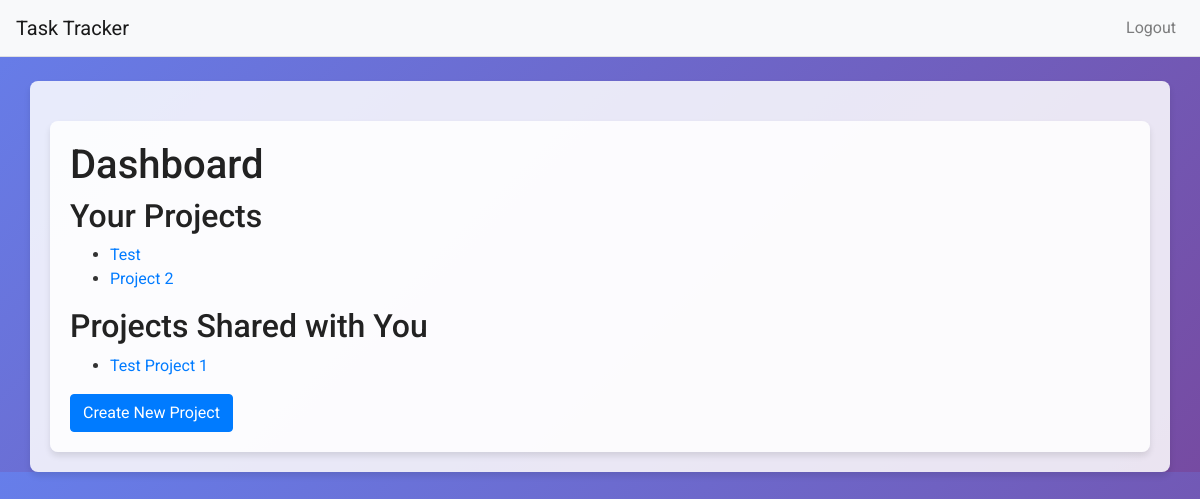
The app's page / (signed in) with its own data.
### app.py (models this page shows)
class Project(db.Model):
    id = db.Column(db.Integer, primary_key=True)
    name = db.Column(db.String(150), nullable=False)
    description = db.Column(db.Text)
    owner_id = db.Column(db.Integer, db.ForeignKey('user.id'), nullable=False)
    tasks = db.relationship('Task', backref='project', lazy=True)
    shared_users = db.relationship('User', secondary=project_shares, backref=db.backref('projects_shared_with', lazy='dynamic'))

### app.py (the view)
@app.route('/')
@login_required
def dashboard():
    owned_projects = Project.query.filter_by(owner_id=current_user.id).all()
    shared_projects = current_user.shared_projects
    return render_template('dashboard.html', owned_projects=owned_projects, shared_projects=shared_projects)

### app.py (called while the page is built)
@login_manager.user_loader
def load_user(user_id):
    return User.query.get_or_404(int(user_id))

### templates/dashboard.html
{% extends "base.html" %}
{% block content %}
<div class="container">
   <h1>Dashboard</h1>
   <h2>Your Projects</h2>
   {% if owned_projects %}
       <ul>
           {% for project in owned_projects %}
           <li><a href="{{ url_for('project_detail', project_id=project.id) }}">{{ project.name }}</a></li>
           {% endfor %}
       </ul>
   {% else %}
       <p>You have no projects yet.</p>
   {% endif %}
   <h2>Projects Shared with You</h2>
   {% if shared_projects %}
       <ul>
           {% for project in shared_projects %}
           <li><a href="{{ url_for('project_detail', project_id=project.id) }}">{{ project.name }}</a></li>
           {% endfor %}
       </ul>
   {% else %}
       <p>No projects have been shared with you yet.</p>
   {% endif %}
   <a href="{{ url_for('create_project') }}" class="btn btn-primary">Create New Project</a>
</div>
{% endblock %}

### static/css/style.css (style rules this page uses)
body { font-family: 'Roboto', sans-serif; background: linear-gradient(135deg, #667eea, #764ba2); margin: 0; padding: 0; color: #333; }
.container { background: rgba(255, 255, 255, 0.85); padding: 20px; border-radius: 8px; box-shadow: 0 4px 6px rgba(0, 0, 0, 0.1); margin-top: 20px; }
.btn { border-radius: 4px; transition: background-color 0.3s; }
h1, h2, h3 { font-weight: 500; color: #222; }

### records on screen
Project: name "Test"
Project: name "Project 2"
Project: name "Test Project 1"
